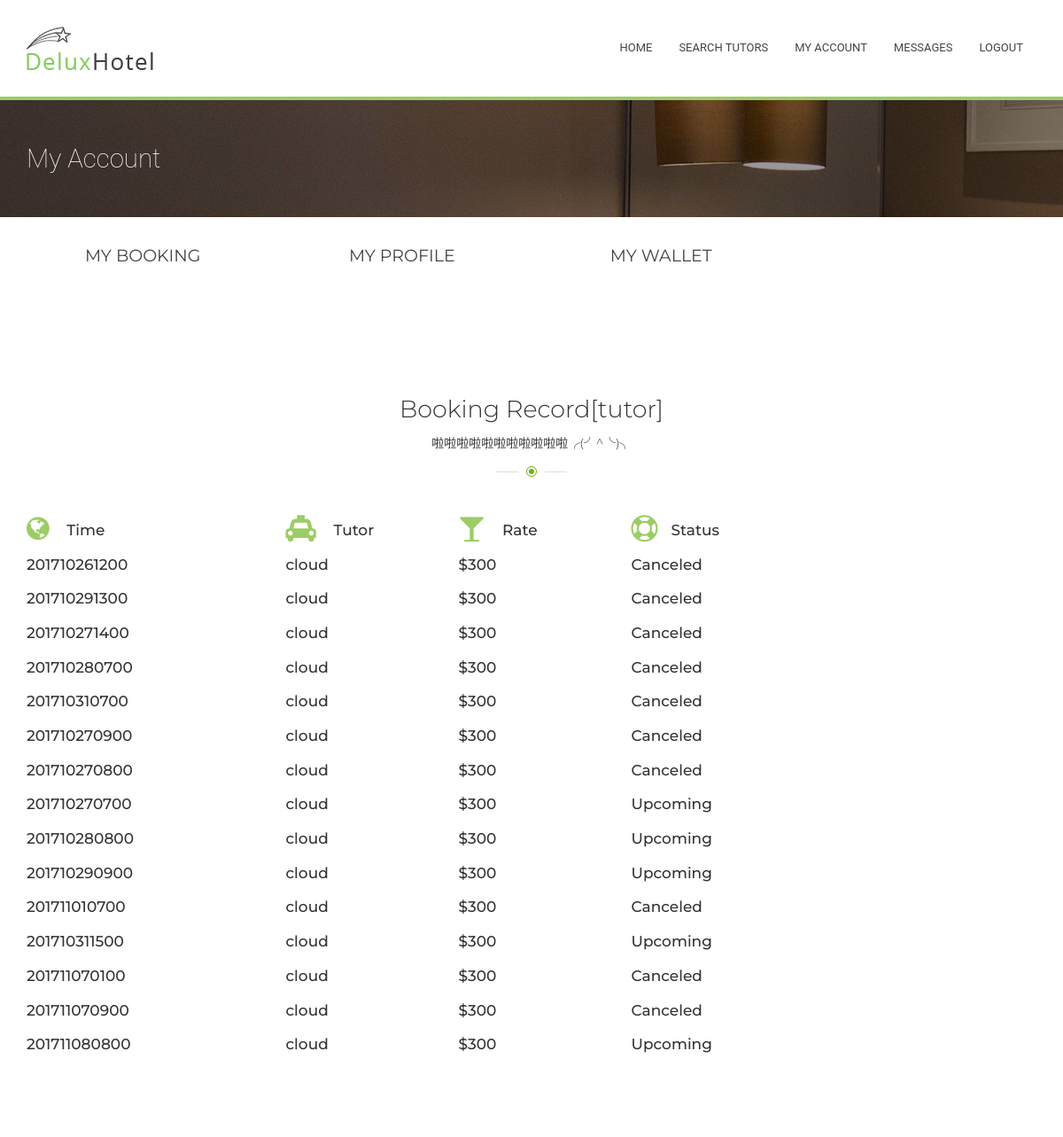
/Tutorial/1/myAccount/mybooking/ (signed in), run on the app's committed database.
### Tutorial/models.py (models this page shows, shortened)
class TutorialSession(models.Model):
    starttime = models.CharField(max_length=12)  # yyyymmddhhmm
    status = models.IntegerField()
    tutor = models.ForeignKey(Tutor, on_delete=models.CASCADE)
    student =  models.ForeignKey(Student, on_delete=models.CASCADE)

class Tutor(models.Model):
    myuser = models.ForeignKey(MyUser, on_delete=models.CASCADE,null=True)
    timeslot = models.CharField(max_length=672, default="111111111111111111111111111111111111111111111111111111111111111111111111111111111111111111111111111111111111111111111111111111111111111111111111111111111111111111111111111111111111111111111111111111111111111111111111111111111111111111111111111111111111111111111111111111111111111111111111111111111111111111111111111111111111111111111111") #for private tutor todo: should update every half an hour
    hourly_rate = models.IntegerField(default=0) #todo: eight digit for student so can tell if he have
    def __str__(self):
        if self.myuser is None:
            return "null"
        else:
            return self.myuser.user.username

class MyUser(models.Model):
    user = models.ForeignKey(User, on_delete = models.CASCADE )
    wallet = models.ForeignKey(Wallet, on_delete = models.CASCADE)

### Tutorial/views.py (the view)
# urls.py: url(r'^(?P<myuser_id>[0-9]+)/myAccount/mybooking/$', views.mybooking, name='mybooking'),
def mybooking(request, myuser_id):
    if not request.user.is_authenticated(): #visitor or client
        return render(request, 'home.html')
    if not MyUser.objects.filter(user=request.user):
        HttpResponseRedirect('/Tutorial/admin/')
    myuser = MyUser.objects.get(user=request.user) #myuser = get_object_or_404(MyUser, pk=myuser_id)
    mystudent = Student.objects.filter(myuser=myuser)
    mytutor = Tutor.objects.filter(myuser=myuser)
    if mystudent:
        mystudent = Student.objects.get(myuser = myuser)
        booking = TutorialSession.objects.filter(student=mystudent)
    else:
        booking=""
    if mytutor:
        mytutor = Tutor.objects.get(myuser=myuser)
        booked = TutorialSession.objects.filter(tutor=mytutor)
    else:
        booked=""
    return render(request, 'myaccount/mybooking.html', {'user': myuser , 'session_list': booking, "booked_list": booked })

### Tutorial/templates/myaccount/mybooking.html (shortened to what this page needs)
{% extends "myaccount/myaccount.html" %}
{% block right %}
<div id="content">
    {% if booked_list != "" %}
    <section class="section">
      <div class="container">
        <div class="title-main"><h2 class="h2">Booking Record[tutor]<span class="title-secondary">啦啦啦啦啦啦啦啦啦啦啦╭(╯^╰)╮</span></h2></div>
        <div class="row">
          <div class="col-lg-3 col-md-4 col-sm-6">
            <h3 class="service_title"><i class="fa fa-globe"></i> Time</h3>
          </div>
          <div class="col-lg-2 col-md-4 col-sm-6">
            <h3 class="service_title"><i class="fa fa-taxi"></i> Tutor</h3>
          </div>
          <div class="col-lg-2 col-md-4 col-sm-6">
            <h3 class="service_title"><i class="fa fa-glass"></i> Rate</h3>
          </div>
          <div class="col-lg-2 col-md-4 col-sm-6">
            <h3 class="service_title"><i class="fa fa-life-ring"></i>Status </h3>
          </div>
        </div>
          {% for session in  booked_list %}
               <div class="row">
          <div class="col-lg-3 col-md-4 col-sm-6">
            <h3 class="service_title">{{ session.starttime }}</h3>
          </div>
          <div class="col-lg-2 col-md-4 col-sm-6">
            <h3 class="service_title"> {{ session.tutor }}</h3>
          </div>
          <div class="col-lg-2 col-md-4 col-sm-6">
            <h3 class="service_title"> ${{ session.tutor.hourly_rate }}</h3>
          </div>
        </div>
          {% endfor %}
      </div>
    </section>
    {% endif %}
{% endblock %}

### Tutorial/templates/myaccount/myaccount.html (shortened to what this page needs)
{% extends "Menu.html" %}
{% block content %}
    <section class="breadcrumbs" style="background-image: url(/static/bootstrap/images/breadcrumbs/best-room.jpg)">
      <div class="container">
        <div class="row">
          <div class="col-md-6">
            <h1 class="h1">My Account</h1>
          </div>
        </div>
      </div>
    </section>
    <div class="container">
     <div class="best-tutor-carousel">
          <ul class="row best-tutor_ul">
            <li class="col-lg-3 col-md-3 col-sm-3 col-xs-12 best-tutor_li">
              <div class="best-tutor-info">
                <div class="best-tutor_t"><a href="{% url 'Tutorial:mybooking' user.id %}">MY BOOKING</a></div>
                </div>
            </li>
               <li class="col-lg-3 col-md-3 col-sm-3 col-xs-12 best-tutor_li">
              <div class="best-tutor-info">
                <div class="best-tutor_t"><a href="{% url 'Tutorial:myprofile' user.id %}">MY PROFILE</a></div>
                </div>
            </li>
               <li class="col-lg-3 col-md-3 col-sm-3 col-xs-12 best-tutor_li">
              <div class="best-tutor-info">
                <div class="best-tutor_t"><a href="{% url 'Tutorial:mywallet' user.id %}">MY WALLET</a></div>
                </div>
          </ul>
        </div>
    </div>
{% block right %}{% endblock%}
{% endblock %}

### Tutorial/templates/Menu.html (shortened to what this page needs)
<!DOCTYPE html>
<html style="height : 100%;">
	<head>
         <link rel="stylesheet" href="/static/bootstrap/css/style.css">
        <link rel="stylesheet" href="/static/bootstrap/css/style1.css">
         <link rel="stylesheet" href="/static/bootstrap/css/responsive.css">
	</head>
	<body >
		<header class="header">
      <div class="header-bottom">
        <nav class="navbar navbar-universal navbar-custom">
          <div class="container">
            <div class="row">
              <div class="col-lg-3">
                <div class="logo"><a href="index.html" class="navbar-brand page-scroll"><img src="/static/bootstrap/images/logo/logo.png" alt="logo"></a></div>
              </div>
              <div class="col-lg-9">
                <div class="collapse navbar-collapse navbar-main-collapse">
                  <ul class="nav navbar-nav navbar-right">
                      {% if request.user.is_authenticated %}
                    <li><a href="#">Home</a></li>
                    <li><a href="{% url 'Tutorial:index' user.id %}">Search Tutors</a></li>
                    <li><a href="{% url 'Tutorial:mybooking' user.id %}">My Account</a></li>
                    <li><a href="{% url 'Tutorial:message' user.id %}">Messages</a></li>
                    <li><a href="{% url 'Tutorial:logout' %}">Logout</a></li>
                      {% else %}<li><a href="#">Home</a></li>
                    <li><a href="{% url 'Tutorial:login' %}">Search Tutors</a></li>
                    <li><a href="{% url 'Tutorial:login' %}">My Account</a></li>
                    <li><a href="{% url 'Tutorial:login' %}">Messages</a></li>
                    <li><a href="{% url 'Tutorial:login' %}">Login</a></li>
                      {% endif %}
                  </ul>
                </div>
              </div>
            </div>
          </div>
        </nav>
      </div>
</header>
        {% block content %}{% endblock %}
	</body>
</html>

### data on the page
TutorialSession: starttime "201710261200", tutor "cloud", tutor.hourly_rate "300"
TutorialSession: starttime "201710291300", tutor "cloud", tutor.hourly_rate "300"
TutorialSession: starttime "201710271400", tutor "cloud", tutor.hourly_rate "300"
TutorialSession: starttime "201710280700", tutor "cloud", tutor.hourly_rate "300"
TutorialSession: starttime "201710310700", tutor "cloud", tutor.hourly_rate "300"
TutorialSession: starttime "201710270900", tutor "cloud", tutor.hourly_rate "300"
TutorialSession: starttime "201710270800", tutor "cloud", tutor.hourly_rate "300"
TutorialSession: starttime "201710270700", tutor "cloud", tutor.hourly_rate "300"
TutorialSession: starttime "201710280800", tutor "cloud", tutor.hourly_rate "300"
TutorialSession: starttime "201710290900", tutor "cloud", tutor.hourly_rate "300"
TutorialSession: starttime "201711010700", tutor "cloud", tutor.hourly_rate "300"
TutorialSession: starttime "201710311500", tutor "cloud", tutor.hourly_rate "300"
TutorialSession: starttime "201711070100", tutor "cloud", tutor.hourly_rate "300"
TutorialSession: starttime "201711070900", tutor "cloud", tutor.hourly_rate "300"
TutorialSession: starttime "201711080800", tutor "cloud", tutor.hourly_rate "300"
